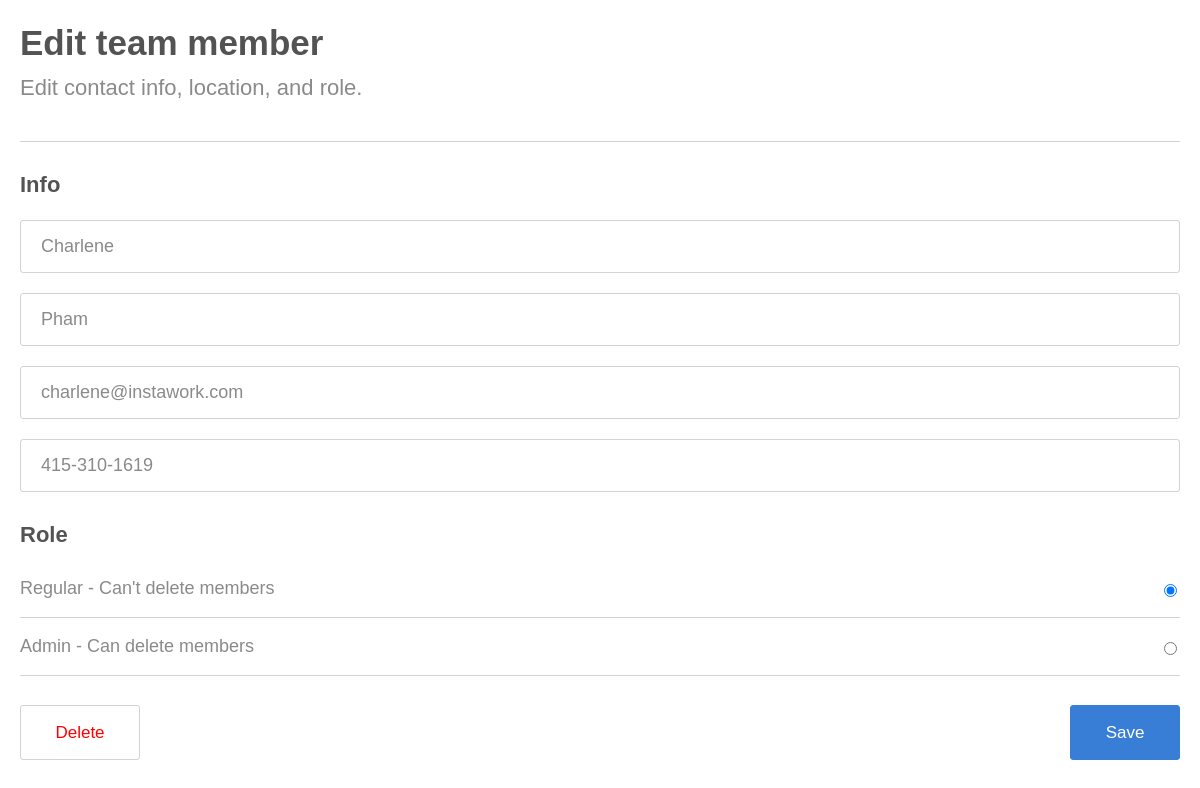
The app's page /instawork/edit/2/ with its own data.
### management/models.py (models this page shows)
class TeamMember(models.Model):
    ROLE_CHOICES = (
        (1, 'Regular'),
        (2, 'Admin'),
    )
    first_name = models.CharField(max_length=50)
    last_name = models.CharField(max_length=50)
    email = models.CharField(max_length=50)
    phone_number = models.CharField(max_length=50)
    role = models.IntegerField(choices=ROLE_CHOICES)

### management/views.py (the view, shortened to what this page needs)
# urls.py: path('edit/<int:pk>/', views.edit, name='edit'),
def edit(request, pk):
    member = TeamMember.objects.get(pk=pk)
    return render(request, 'edit.html', {'member': member})

### management/templates/edit.html (shortened to what this page needs)
<!DOCTYPE html>
<html lang="en">
  <head>
  </head>
  <body>
    {% load static %}
    <!DOCTYPE html>
    <html lang="en">
      <head>
        <link rel="stylesheet" type="text/css" href="{% static 'edit.css' %}" />
      </head>
      <body>
        <h1>Edit team member</h1>
        <p class="sub-title">Edit contact info, location, and role.</p>
        <div class="line"></div>
        <p class="header-title">Info</p>
        <form method="post">
          <div class="input-seperator">
            <input
              type="text"
              id="first_name"
              name="first_name"
              placeholder="First Name"
              class="full-width-input"
              value="{{ member.first_name }}"
            />
          </div>
          <div class="input-seperator">
            <input
              type="text"
              id="last_name"
              name="last_name"
              placeholder="Last Name"
              class="full-width-input"
              value="{{ member.last_name }}"
            />
          </div>
          <div class="input-seperator">
            <input
              type="email"
              id="email"
              name="email"
              placeholder="Email"
              class="full-width-input"
              value="{{ member.email }}"
            />
          </div>
          <div class="input-seperator">
            <input
              type="text"
              id="phone_number"
              name="phone_number"
              placeholder="Phone Number"
              class="full-width-input"
              value="{{ member.phone_number }}"
            />
          </div>
          <div>
            <p class="header-title-role">Role</p>
            <div>
              <div id="role">
                <p>
                  <label class="type-role" for="regular"
                    >Regular - Can't delete members</label
                  >
                  <input class="radio" type="radio" id="regular" name="role"
                  value="1" {% if member.role == 1 %}checked{% endif %} />
                </p>
                <div class="line"></div>
                <p>
                  <label class="type-role" for="admin"
                    >Admin - Can delete members
                  </label>
                  <input class="radio" type="radio" id="admin" name="role"
                  value="2" {% if member.role == 2 %}checked{% endif %} />
                </p>
                <div class="line"></div>
              </div>
            </div>
          </div>
          <button class="delete" type="submit" name="delete" {% if member.role != 2 %}disabled style="border-color:lightgray;"{% endif %}>Delete</button>
          <button class="save" type="submit">Save</button>
        </form>
      </body>
    </html>
  </body>
</html>

### management/static/edit.css (style rules this page uses)
body { font-family: sans-serif; margin-left: 20px; margin-right: 20px; }
h1 { font-size: 35px; margin-bottom: 12px; color: rgb(83, 83, 83); }
p { color: rgb(138, 138, 138); display: flex; justify-content: space-between; align-items: center; }
.full-width-input { width: 100%; padding: 15px 10px; box-sizing: border-box; text-indent: 10px; border: 1px solid lightgrey; border-radius: 3px; font-size: 18px; color: rgb(138, 138, 138);; }
.input-seperator { margin-bottom: 20px; }
.sub-title { margin-top: 0; font-size: 22px; margin-bottom: 40px; }
.line { width: 100%; height: 1px; background-color: lightgrey; margin-top: 18px; margin-bottom: 18px; }
.header-title { color: rgb(83, 83, 83); font-size: 22px; font-weight: 600; margin-top: 30px; }
.header-title-role { color: rgb(83, 83, 83); font-size: 22px; font-weight: 600; margin-bottom: 30px; margin-top: 30px; }
.save { position: absolute; bottom: 20px; right: 20px; width: 110px; height: 55px; margin-bottom: 20px; font-size: 17px; color: white; border: 1px solid rgb(56, 125, 214); background-color: rgb(56, 125, 214); border-radius: 3px; }
.delete { position: absolute; bottom: 20px; left: 20px; width: 120px; height: 55px; margin-bottom: 20px; font-size: 17px; color: red; border: 1px solid red; background-color: white; border-radius: 3px; }
.type-role { font-size: 18px; }

### records on screen
TeamMember: first_name "Charlene", last_name "Pham", email "charlene@instawork.com", phone_number "415-310-1619", role "☑ Regular - Can't delete members", role "☐ Admin - Can delete members"
